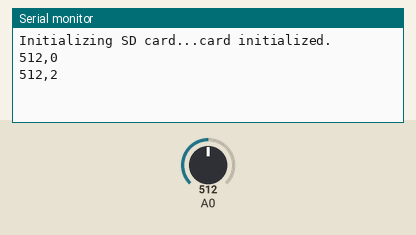
Recording of a sketch running on a simulated Arduino Leonardo, built with avr-gcc and run on an emulated ATmega32U4. Shown: the last lines printed to the serial monitor. The inputs (shaded band) are chosen by the test bench; at power-on: A0 = 512. Storage starts empty.

Above: at 4.8 s.
4.9 s: A0 set to 716
At 6.8 s:
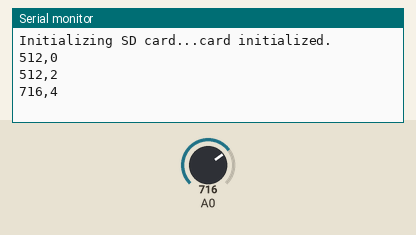
7.9 s: A0 set to 900
At 8.7 s:
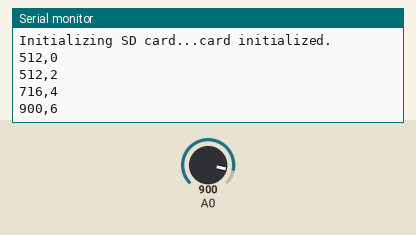
Timing chart, 0 to 10.9 s (numbered marks = the images above; inputs shaded):
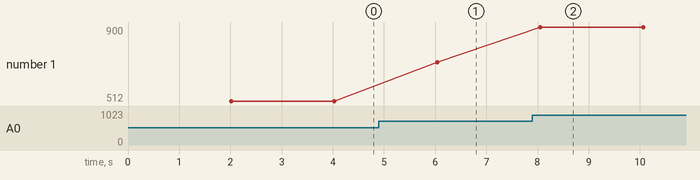

Measured:
- after the input at 4.9 s, the serial monitor: prints a new line after 1.1 s (image 1)
- after the input at 7.9 s, the serial monitor: prints a new line after 0.15 s (image 2)
- plotted number 1: 512 → 716 after the input at 4.9 s, 716 → 900 after the input at 7.9 s

The sketch:

sd_card2.ino
```cpp
//SPI: 50 (MISO), 51 (MOSI), 52 (SCK), 53 (SS).
#include <SPI.h>
#include <SD.h>

const int chipSelect = 53;
long t_ini = 0;

void setup() {
  // Open serial communications and wait for port to open:
  Serial.begin(9600);
  while (!Serial) {
    ; // wait for serial port to connect. Needed for Leonardo only
  }
  Serial.print("Initializing SD card...");

  // see if the card is present and can be initialized:
  if (!SD.begin(chipSelect)) {
    Serial.println("Card failed, or not present");
    // don't do anything more:
    return;
  }
  Serial.println("card initialized.");
}

void loop() {
  // make a string for assembling the data to log:
  String dataString = "";

  if((millis() - t_ini)> 2000){

    int sensor = analogRead(A0);
    dataString += String(sensor);
    dataString += ",";
    dataString += String(t_ini/1000);

    // open the file. note that only one file can be open at a time,
    // so you have to close this one before opening another.
    File dataFile = SD.open("datalog4.txt", FILE_WRITE);

    // if the file is available, write to it:
    if (dataFile) {
      dataFile.println(dataString);
      dataFile.close();
      // print to the serial port too:
      Serial.println(dataString);
    }
    // if the file isn't open, pop up an error:
    else {
      Serial.println("error opening datalog.txt");
    }

    t_ini = millis();
  }
}
```
